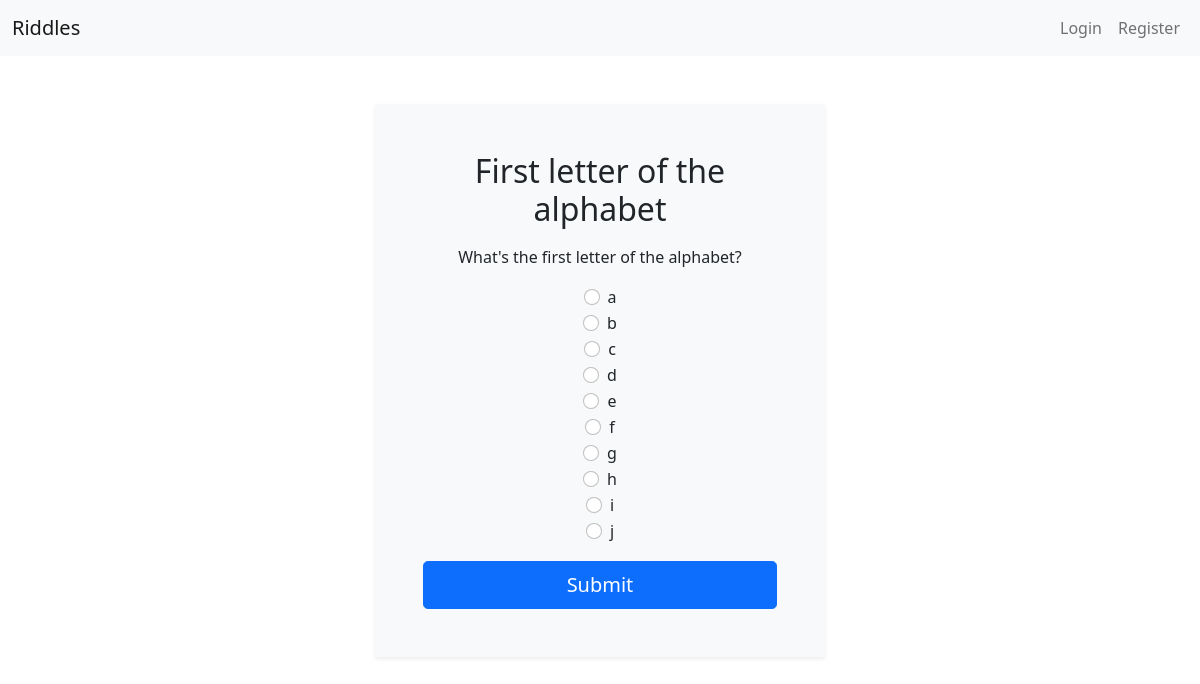
/riddle/3, run on the app's committed database.
### app.py (models this page shows)
class Riddle(db.Model):
    id = db.Column(db.Integer, primary_key=True, nullable=False, autoincrement=True)
    title = db.Column(db.String(250), nullable=False)
    content = db.Column(db.Text, nullable=False)
    date = db.Column(db.DateTime, nullable=False, default=datetime.utcnow)
    answers = db.relationship('Answer', backref='Riddle')
    author_id = db.Column(db.Integer, db.ForeignKey("user.id"), nullable=False)

class Answer(db.Model):
    id = db.Column(db.Integer, primary_key=True, nullable=False, autoincrement=True)
    content = db.Column(db.String(250), nullable=False)
    correct = db.Column(db.Boolean, nullable=False)
    riddle_id = db.Column(db.Integer, db.ForeignKey("riddle.id"), nullable=False)

### app.py (the view, shortened to what this page needs)
@app.route("/riddle/<int:riddle_id>", methods=["GET", "POST"])
def question(riddle_id):
    riddle = Riddle.query.get(riddle_id)
    if not riddle:
        return redirect(url_for("index"))
    disabled = False
    if f"r{riddle_id}" in session:
        disabled = True
    if request.method == "GET":
        return render_template("question.html", id=riddle_id, riddle=riddle, disabled=disabled)

### templates/question.html (shortened to what this page needs)
{% extends 'layout.html' %}
{% block body %}
<div id="form" class="d-flex justify-content-center w-75">
    <form id="a_form" class="shadow-sm text-center p-5 bg-light" action="{{ url_for('question', riddle_id=id) }}" method="POST">
        <h2 class="mb-3">{{riddle.title}}</h2>
        <p>{{riddle.content}}</p>
        {% for answer in riddle.answers %}
            <div class="form-check d-flex justify-content-center">
                <input class="form-check-input" type="radio" name="answer" id="answer{{answer.id}}" value="{{answer.id}}" {% if disabled %}disabled{% endif %}>
                <label class="form-check-label ms-2" for="answer{{answer.id}}">{{answer.content}}</label>
            </div>
        {% endfor %}
        <button class="btn btn-primary w-100 btn-lg mt-3" type="submit" {% if disabled %}disabled{% endif %}>Submit</button>
    </form>
</div>
{% endblock %}

### templates/question.html (style rules this page uses)
#form { position: relative; left: 50%; transform: translate(-50%, 0); }

### data on the page
Riddle: title "First letter of the alphabet", content "What's the first letter of the alphabet?"
Answer: content "a"
Answer: content "b"
Answer: content "c"
Answer: content "d"
Answer: content "e"
Answer: content "f"
Answer: content "g"
Answer: content "h"
Answer: content "i"
Answer: content "j"
